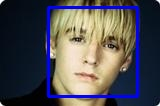
#> input picture faces/aaron carter/10.jpg, 160 x 106 px, given as the content of the folder samples/small_sample, which was not available
$ python main.py
#> lines starting #> are read from the running program, lines starting #| are printed output that depends on the picture; after the words box and inside, x2 and y2 are one past the last pixel; in counts of white or black regions, pixels touching at a corner belong together; long printed decimals are rounded; pictures that were not available may be replaced by others from this repository, and a replacement may not be noted
import sys
import os
import cv2
import numpy as np
from collections import OrderedDict
import logging

# logging.basicConfig(level=logging.DEBUG)


face_recognizer = cv2.face.LBPHFaceRecognizer_create()
# face_recognizer = cv2.face.FisherFaceRecognizer_create()


labels_dict = {}


def prepare_training_data(data_folder_path):
#> called with data_folder_path = 'samples/small_sample'
    dirs = os.listdir(data_folder_path)
    faces = []
    labels = []
    label_numbers = [i for i in range(len(dirs))]
    labels_dict.update(zip(dirs, label_numbers))
    logger.debug('labels dict: {}'.format(labels_dict))
    for dir_name in dirs:

        images = os.listdir(os.path.join(data_folder_path, dir_name))
        label = labels_dict[dir_name]
        for image_path in images:
            if os.path.join(data_folder_path, dir_name, image_path).endswith('jpg'):
                image = cv2.imread(os.path.join(data_folder_path, dir_name, image_path))
#> image is the input picture: shape (106, 160, 3); mean B, G, R 83, 78.5, 80.2

                # display an image window to show the image
                # cv2.imshow("Training on image...", image)
                # cv2.waitKey(100)

                # detect face
                faces_folder = os.path.join('faces', dir_name, image_path)
                face, rect = detect_and_save_face(image, faces_folder)
#> in detect_and_save_face, `gray = cv2.cvtColor(img, cv2.COLOR_BGR2GRAY)`:
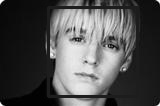
#> gray: shape (106, 160); min 0, max 255, mean 79.5
#> in detect_and_save_face, `faces = face_cascade.detectMultiScale(gray, scaleFactor=1.3, minNeighb..`: faces = [[48, 7, 89, 89]]
#> in detect_and_save_face, `(x, y, w, h) = faces[0]`: x = 48; y = 7; w = 89
#> in detect_and_save_face, `cv2.rectangle(img, (x, y), (x + w, y + h), (255, 0, 0), 2)`:
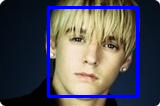
#> img: shape (106, 160, 3); 6.27% of pixels changed, all inside (x1, y1, x2, y2) = (47, 6, 139, 98)
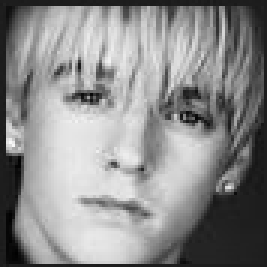
#> face: shape (89, 89) (shown 3 times larger); min 1, max 248, mean 139.6
#> rect = [48, 7, 89, 89]

                if face is not None:
                    # add face to list of faces
                    faces.append(face)
                    labels.append(label)
                    logger.debug('Detecting {}, {}'.format(os.path.join(data_folder_path, dir_name, image_path), label))

                # cv2.destroyAllWindows()
                # cv2.waitKey(1)
                # cv2.destroyAllWindows()

    return faces, labels


def detect_and_save_face(img, path):
    gray = cv2.cvtColor(img, cv2.COLOR_BGR2GRAY)
    face_cascade = cv2.CascadeClassifier('haarcascade_frontalface_default.xml')
    faces = face_cascade.detectMultiScale(gray, scaleFactor=1.3, minNeighbors=5)
    if (len(faces) == 0):
        return None, None

    (x, y, w, h) = faces[0]
    cv2.rectangle(img, (x, y), (x + w, y + h), (255, 0, 0), 2)
    faces_folder = 'faces'
    cv2.imwrite(path, img)
    # return only the face part of the image
    logger.debug('1st parameter: {},\n 2nd parameter: {}'.format(gray[y:y + w, x:x + h], faces[0]))
    return gray[y:y + w, x:x + h], faces[0]


def predict(test_img):
    img = test_img.copy()
    # detect face from the image
    face, rect = detect_and_save_face(img, os.path.join('results', 'test.jpg'))

    # predict the image using our face recognizer
    label = face_recognizer.predict(face)
    print(label)
    print(labels_dict)
    for k, v in labels_dict.items():
        if v == label[0]:
            print('NAME:', k)

    # # draw a rectangle around face detected
    # draw_rectangle(img, rect)
    # # draw name of predicted person
    # draw_text(img, label_text, rect[0], rect[1] - 5)

    return img


def draw_rectangle(img, rect):
    (x, y, w, h) = rect
    cv2.rectangle(img, (x, y), (x + w, y + h), (0, 255, 0), 2)


def draw_text(img, text, x, y):
    cv2.putText(img, text, (x, y), cv2.FONT_HERSHEY_PLAIN, 1.5, (0, 255, 0), 2)


if __name__ == '__main__':
    logger = logging.getLogger('Debug logger')
    logger.setLevel(logging.DEBUG)
    ch = logging.StreamHandler()
    ch.setLevel(logging.DEBUG)
    logger.addHandler(ch)

    print("Preparing data...")
    faces, labels = prepare_training_data("samples/small_sample")
#> faces = 1 item; labels = [0]
    print("Data prepared")

    # print total faces and labels
    print("Total faces: ", len(faces))
#| Total faces:  1
    print("Total labels: ", len(labels))
#| Total labels:  1
    face_recognizer.train(faces, np.array(labels))

    print("Predicting images...")

    # load test image
    test_img1 = cv2.imread("test_data/brody.jpg")
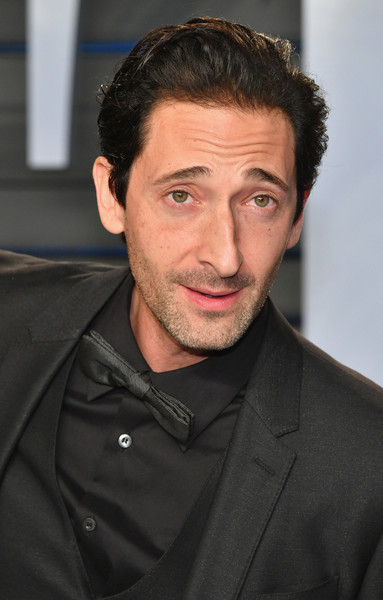
#> input picture test_data/brody.jpg, 383 x 600 px
#> test_img1 is the input picture: shape (600, 383, 3); mean B, G, R 79, 83, 93.6

    # perform a prediction
    predicted_img1 = predict(test_img1)
#> call 2 of detect_and_save_face, with path = 'results/test.jpg'
#> in detect_and_save_face (call 2), `gray = cv2.cvtColor(img, cv2.COLOR_BGR2GRAY)`:
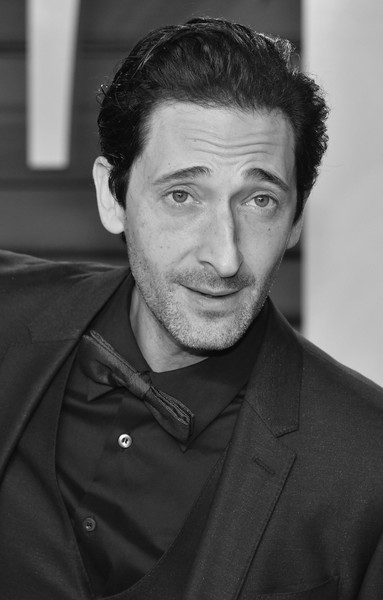
#> gray: shape (600, 383); min 1, max 255, mean 85.8
#> in detect_and_save_face (call 2), `faces = face_cascade.detectMultiScale(gray, scaleFactor=1.3, minNeighb..`: faces = [[104, 115, 225, 225]]
#> in detect_and_save_face (call 2), `(x, y, w, h) = faces[0]`: x = 104; y = 115; w = 225
#> in detect_and_save_face (call 2), `cv2.rectangle(img, (x, y), (x + w, y + h), (255, 0, 0), 2)`:
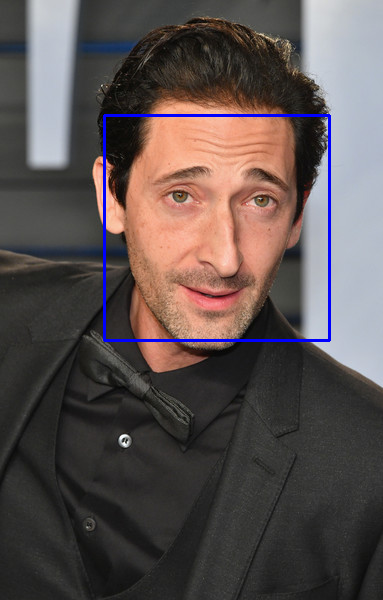
#> img: shape (600, 383, 3); 1.17% of pixels changed, all inside (x1, y1, x2, y2) = (103, 114, 331, 342)
#> in predict, `face, rect = detect_and_save_face(img, os.path.join('results', 'test.j..`:
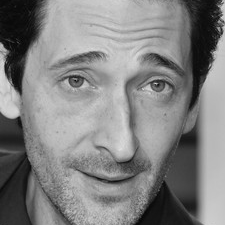
#> face: shape (225, 225); min 3, max 223, mean 129.3
#> in predict, `label = face_recognizer.predict(face)`: label = (0, 116.8)
#| (0, 116.826)
    print("Prediction complete")
